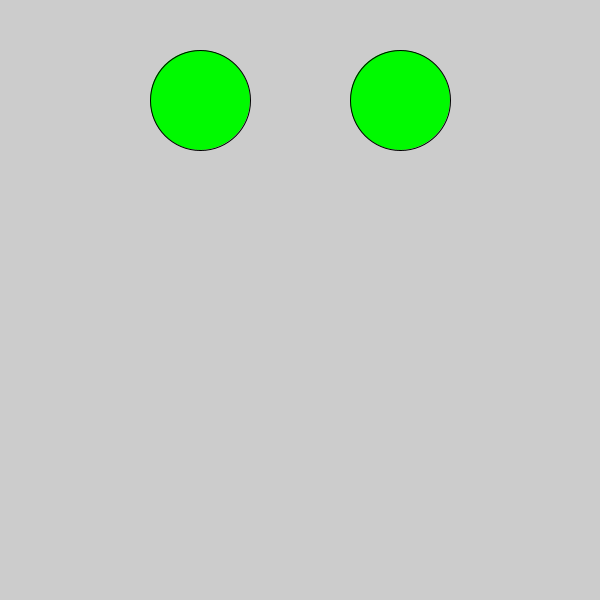
Frame 1 (no input)
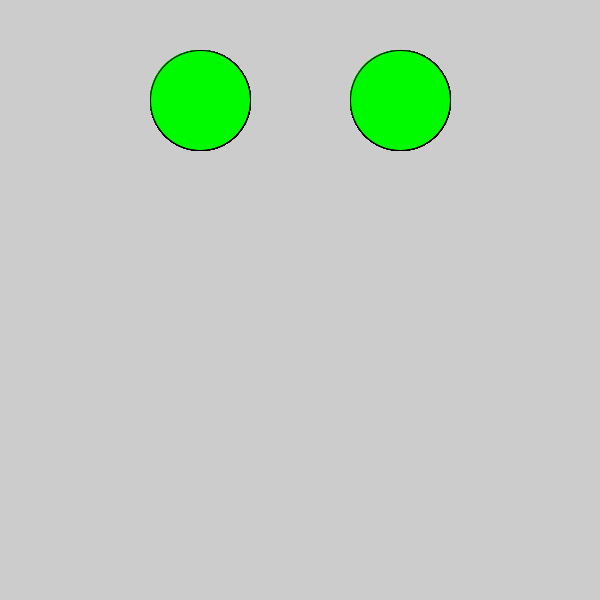
Frame 60 (the mouse pressed at the canvas centre just before this capture)
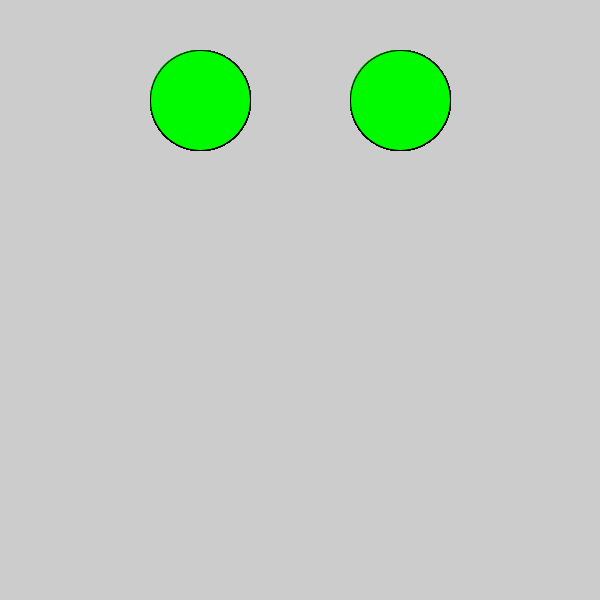
Frame 120 (the mouse held since frame 60 and released just before this capture)

The Processing sketch that drew these frames (run headless with seeded random() and noise(); from frame 60 on, the mouse is pressed at the canvas centre):

// Processing sketch: InClassAssignment_2Buttons
// ── InClassAssignment_2Buttons.pde
int x, y, x2, y2; 
int size; 
float dist; 
boolean buttonClicked; 
boolean buttonClicked2; 
int objectSize;

void setup(){
  size(600, 600); 
  x = 200; 
  y = 100; 
  x2= 400;  
  y2= 100; 
  size = 100; 
}

void draw(){
  
  if(buttonClicked){
     objectSize = int(map(mouseX, 0, width, 0, 100));
     drawCircle();
  }else{
    objectSize = 5;
  }
  
  if(buttonClicked2){
    objectSize = int(map(mouseX, 0, width, 0, 100));
    drawSquare();
  }else{
    objectSize = 5;
  }
  
  fill(0, 250, 0);
  ellipse(x, y, size, size);  
  ellipse(x2, y2, size, size);  
}

void mousePressed(){
  if(calcDistance(x,y) <= 50){
    buttonClicked = !buttonClicked; 
  }
  if(calcDistance(x2, y2) <=size/2){
    buttonClicked2 =!buttonClicked2; 
  }
}

float calcDistance(int xPos, int yPos){
    dist = dist(mouseX, mouseY, xPos, yPos);
    return dist; 
}

void drawSquare(){
    background(0);
    fill(0, 0, 255); 
      for (int i = 0; i <=width; i +=50){
      for (int j = 0; j <= height; j +=50){
          rect(i, j, objectSize, objectSize); 
      }
      }
}

void drawCircle(){
    background(255);
    fill(255, 0, 0); 
      for (int i = 0; i <=width; i +=50){
      for (int j = 0; j <= height; j +=50){
          ellipse(i, j, objectSize, objectSize); 
      }
      }
}
